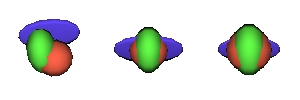

The Python source for this figure:
#!/usr/bin/env python

# Demonstrate vtkProcrustesAlignmentFilter aligning three distorted spheres
# using rigid body and similarity modes in a 3-viewport layout.

# Factory overrides
import vtkmodules.vtkInteractionStyle  # noqa: F401
import vtkmodules.vtkRenderingFreeType  # noqa: F401
import vtkmodules.vtkRenderingOpenGL2  # noqa: F401

from vtkmodules.vtkCommonTransforms import vtkTransform
from vtkmodules.vtkFiltersGeneral import (
    vtkMultiBlockDataGroupFilter,
    vtkTransformPolyDataFilter,
)
from vtkmodules.vtkFiltersHybrid import vtkProcrustesAlignmentFilter
from vtkmodules.vtkFiltersSources import vtkSphereSource
from vtkmodules.vtkRenderingCore import (
    vtkActor,
    vtkPolyDataMapper,
    vtkRenderWindow,
    vtkRenderWindowInteractor,
    vtkRenderer,
)

# Create a sphere and two distorted copies
sphere = vtkSphereSource()

transform_1 = vtkTransform()
transform_1.Translate(0.2, 0.1, 0.3)
transform_1.Scale(1.3, 1.1, 0.8)

transform_2 = vtkTransform()
transform_2.Translate(0.3, 0.7, 0.1)
transform_2.Scale(1.0, 0.1, 1.8)

transformer_1 = vtkTransformPolyDataFilter()
transformer_1.SetInputConnection(sphere.GetOutputPort())
transformer_1.SetTransform(transform_1)

transformer_2 = vtkTransformPolyDataFilter()
transformer_2.SetInputConnection(sphere.GetOutputPort())
transformer_2.SetTransform(transform_2)

# -- Viewport 0: original shapes --
mapper_0a = vtkPolyDataMapper()
mapper_0a.SetInputConnection(sphere.GetOutputPort())
actor_0a = vtkActor()
actor_0a.SetMapper(mapper_0a)
actor_0a.GetProperty().SetDiffuseColor(1.0000, 0.3882, 0.2784)

mapper_0b = vtkPolyDataMapper()
mapper_0b.SetInputConnection(transformer_1.GetOutputPort())
actor_0b = vtkActor()
actor_0b.SetMapper(mapper_0b)
actor_0b.GetProperty().SetDiffuseColor(0.3882, 1.0000, 0.2784)

mapper_0c = vtkPolyDataMapper()
mapper_0c.SetInputConnection(transformer_2.GetOutputPort())
actor_0c = vtkActor()
actor_0c.SetMapper(mapper_0c)
actor_0c.GetProperty().SetDiffuseColor(0.3882, 0.2784, 1.0000)

# -- Procrustes rigid body alignment --
group = vtkMultiBlockDataGroupFilter()
group.AddInputConnection(sphere.GetOutputPort())
group.AddInputConnection(transformer_1.GetOutputPort())
group.AddInputConnection(transformer_2.GetOutputPort())

procrustes_1 = vtkProcrustesAlignmentFilter()
procrustes_1.SetInputConnection(group.GetOutputPort())
procrustes_1.GetLandmarkTransform().SetModeToRigidBody()
procrustes_1.Update()

# -- Viewport 1: rigid body aligned shapes --
mapper_1a = vtkPolyDataMapper()
mapper_1a.SetInputData(procrustes_1.GetOutput().GetBlock(0))
actor_1a = vtkActor()
actor_1a.SetMapper(mapper_1a)
actor_1a.GetProperty().SetDiffuseColor(1.0000, 0.3882, 0.2784)

mapper_1b = vtkPolyDataMapper()
mapper_1b.SetInputData(procrustes_1.GetOutput().GetBlock(1))
actor_1b = vtkActor()
actor_1b.SetMapper(mapper_1b)
actor_1b.GetProperty().SetDiffuseColor(0.3882, 1.0000, 0.2784)

mapper_1c = vtkPolyDataMapper()
mapper_1c.SetInputData(procrustes_1.GetOutput().GetBlock(2))
actor_1c = vtkActor()
actor_1c.SetMapper(mapper_1c)
actor_1c.GetProperty().SetDiffuseColor(0.3882, 0.2784, 1.0000)

# -- Procrustes similarity alignment (default) --
procrustes_2 = vtkProcrustesAlignmentFilter()
procrustes_2.SetInputConnection(group.GetOutputPort())
procrustes_2.Update()

# -- Viewport 2: similarity aligned shapes --
mapper_2a = vtkPolyDataMapper()
mapper_2a.SetInputData(procrustes_2.GetOutput().GetBlock(0))
actor_2a = vtkActor()
actor_2a.SetMapper(mapper_2a)
actor_2a.GetProperty().SetDiffuseColor(1.0000, 0.3882, 0.2784)

mapper_2b = vtkPolyDataMapper()
mapper_2b.SetInputData(procrustes_2.GetOutput().GetBlock(1))
actor_2b = vtkActor()
actor_2b.SetMapper(mapper_2b)
actor_2b.GetProperty().SetDiffuseColor(0.3882, 1.0000, 0.2784)

mapper_2c = vtkPolyDataMapper()
mapper_2c.SetInputData(procrustes_2.GetOutput().GetBlock(2))
actor_2c = vtkActor()
actor_2c.SetMapper(mapper_2c)
actor_2c.GetProperty().SetDiffuseColor(0.3882, 0.2784, 1.0000)

# -- Renderers --
renderer_0 = vtkRenderer()
renderer_0.AddActor(actor_0a)
renderer_0.AddActor(actor_0b)
renderer_0.AddActor(actor_0c)
renderer_0.SetBackground(1, 1, 1)
renderer_0.SetViewport(0.0, 0.0, 0.33, 1.0)

renderer_1 = vtkRenderer()
renderer_1.AddActor(actor_1a)
renderer_1.AddActor(actor_1b)
renderer_1.AddActor(actor_1c)
renderer_1.SetBackground(1, 1, 1)
renderer_1.SetViewport(0.33, 0.0, 0.66, 1.0)

renderer_2 = vtkRenderer()
renderer_2.AddActor(actor_2a)
renderer_2.AddActor(actor_2b)
renderer_2.AddActor(actor_2c)
renderer_2.SetBackground(1, 1, 1)
renderer_2.SetViewport(0.66, 0.0, 1.0, 1.0)

# Window
render_window = vtkRenderWindow()
render_window.AddRenderer(renderer_0)
render_window.AddRenderer(renderer_1)
render_window.AddRenderer(renderer_2)
render_window.SetSize(300, 100)
render_window.SetWindowName("procrustes")

# Interactor
interactor = vtkRenderWindowInteractor()
interactor.SetRenderWindow(render_window)

# Scene
renderer_0.ResetCamera()
renderer_0.GetActiveCamera().SetPosition(1, -1, 0)
renderer_0.ResetCamera()

renderer_1.ResetCamera()
renderer_1.GetActiveCamera().SetPosition(1, -1, 0)
renderer_1.ResetCamera()

renderer_2.ResetCamera()
renderer_2.GetActiveCamera().SetPosition(1, -1, 0)
renderer_2.ResetCamera()

interactor.Initialize()
interactor.Start()
